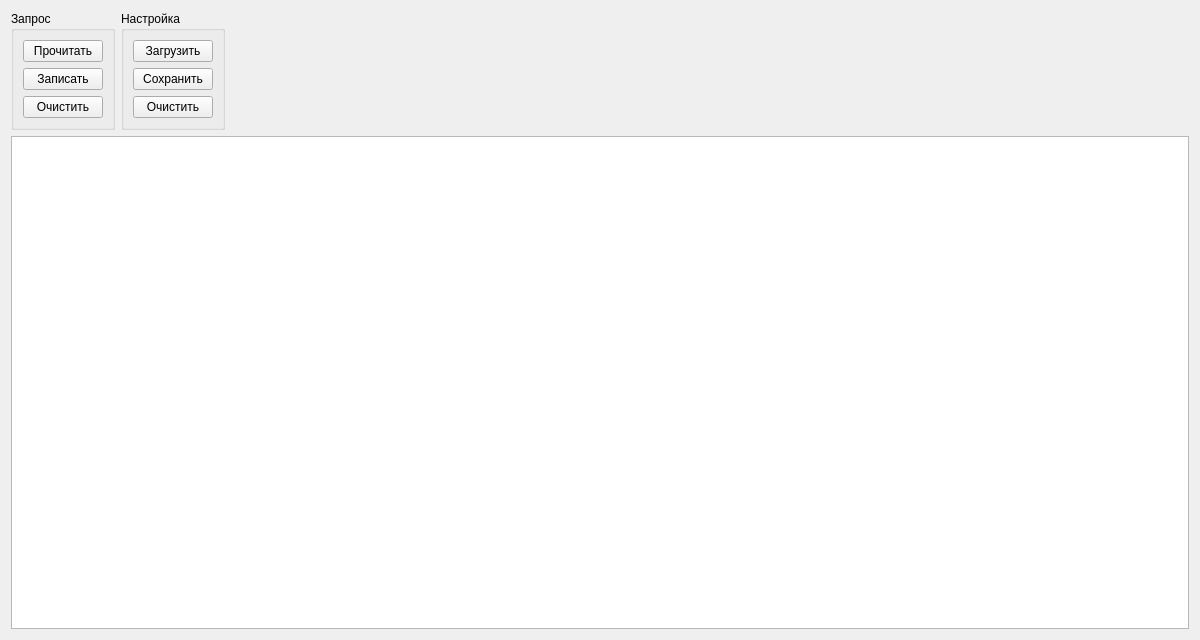
<?xml version="1.0" encoding="UTF-8"?>
<ui version="4.0">
 <class>ModbusKsuManualSelectiveTestingWidget</class>
 <widget class="QWidget" name="ModbusKsuManualSelectiveTestingWidget">
  <property name="geometry">
   <rect>
    <x>0</x>
    <y>0</y>
    <width>1200</width>
    <height>640</height>
   </rect>
  </property>
  <property name="windowTitle">
   <string>Form</string>
  </property>
  <layout class="QVBoxLayout" name="verticalLayout_4">
   <item>
    <layout class="QHBoxLayout" name="horizontalLayout">
     <item>
      <widget class="QGroupBox" name="requestGroupBox">
       <property name="title">
        <string>Запрос</string>
       </property>
       <layout class="QVBoxLayout" name="verticalLayout_2">
        <item>
         <widget class="QPushButton" name="requestReadButton">
          <property name="text">
           <string>Прочитать</string>
          </property>
         </widget>
        </item>
        <item>
         <widget class="QPushButton" name="requestWriteButton">
          <property name="text">
           <string>Записать</string>
          </property>
         </widget>
        </item>
        <item>
         <widget class="QPushButton" name="requestClearButton">
          <property name="text">
           <string>Очистить</string>
          </property>
         </widget>
        </item>
       </layout>
      </widget>
     </item>
     <item>
      <widget class="QGroupBox" name="settingsGroupBox">
       <property name="title">
        <string>Настройка</string>
       </property>
       <layout class="QVBoxLayout" name="verticalLayout_3">
        <item>
         <widget class="QPushButton" name="loadSettingsButton">
          <property name="text">
           <string>Загрузить</string>
          </property>
         </widget>
        </item>
        <item>
         <widget class="QPushButton" name="saveSettingsButton">
          <property name="text">
           <string>Сохранить</string>
          </property>
         </widget>
        </item>
        <item>
         <widget class="QPushButton" name="clearSettingsButton">
          <property name="text">
           <string>Очистить</string>
          </property>
         </widget>
        </item>
       </layout>
      </widget>
     </item>
     <item>
      <spacer name="horizontalSpacer">
       <property name="orientation">
        <enum>Qt::Horizontal</enum>
       </property>
       <property name="sizeHint" stdset="0">
        <size>
         <width>40</width>
         <height>20</height>
        </size>
       </property>
      </spacer>
     </item>
    </layout>
   </item>
   <item>
    <widget class="QTableView" name="tableView">
     <property name="sortingEnabled">
      <bool>false</bool>
     </property>
    </widget>
   </item>
  </layout>
 </widget>
 <resources/>
 <connections/>
</ui>
